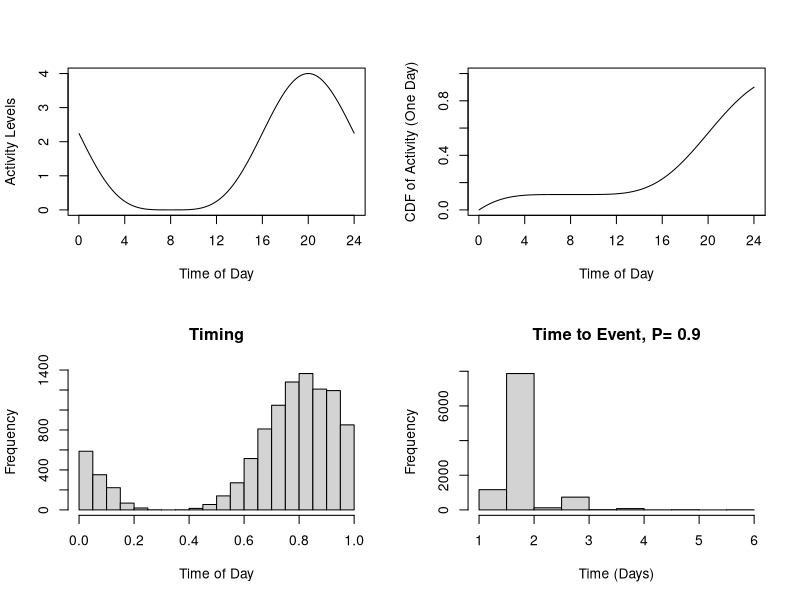

The R script that drew this image:

dMin = 1:(60*24)
d2Min = c(1:(60*48))

cosHaz = function(t, o=-2, b=.5, p=3){
  #NOTE :: offset o is in hours
  pmax(0,(b+cos(2*pi*(t-o*60)/24/60)))^p 
}

cumCosHaz = function(o=-2,b=0.5,p=2){
  #NOTE :: offset o is in hours
  #cs = c(0,cumsum(cosHaz(d2Min[-1],k,o,b,p)))
  cs = cumsum(cosHaz(d2Min,o,b,p))
  cs1 = 2*cs/max(cs)
  cs1
}

rCosHazTim = function(t, o=-2, b=1.1, p=2, cs2=NULL){
  t0 = ceiling((t-floor(t))*60*24)+1
  if(is.null(cs2)) cs2=cumCosHaz(o,b,p)
  css2 = cs2[t0:c(t0+1440)]-cs2[t0]
  tm = min(which(css2>runif(1,0,1))) 
  # This occationally returns a number that is slightly larger than 1
  # which should never occur. 
  # print(c(check = diff(range(css2)))) 
  min(tm/60/24,1)
}

rCosHaz = function(t,P=1,o=-2,b=1,p=2,cs2=NULL){
  t+rCosHazTim(t,o,b,p,cs2)+rgeom(1,P)
}

#Check Timing


checkIt = function(t, P=.9, o=12, b=1, p=2, N=10000){
  t=t/24 
  par(mfrow = c(2,2))
  plot(dMin/60, cosHaz(dMin,o,b,p), type = "l", ylab = "Activity Levels", xaxt = "n", xlab = "Time of Day")
  axis(1, 4*c(0:6), 4*c(0:6))
  
  t0 = ceiling((t-floor(t))*60*24)+1
  ixx = t0:(t0+1440)
  
  cch = P*(cumCosHaz(o,b,p)[ixx] - cumCosHaz(o,b,p)[t0]) 
  plot(d2Min[ixx]/60, cch, type = "l", ylab = "CDF of Activity (One Day)", xlab = "Time of Day", xaxt = "n", ylim = c(0,1))  
  axis(1, 4*c(0:11), 4*c(0:11))
  
  tt = replicate(10000,rCosHazTim(1,o,b,p))
  hist(tt, xlab = "Time of Day", main = "Timing")
  
  tt=replicate(10000,rCosHaz(t,P,o,b,p))
  hist(tt, main = paste("Time to Event, P=",P), xlab = "Time (Days)") 
  tt
}

tt = checkIt (24, o=-4)
